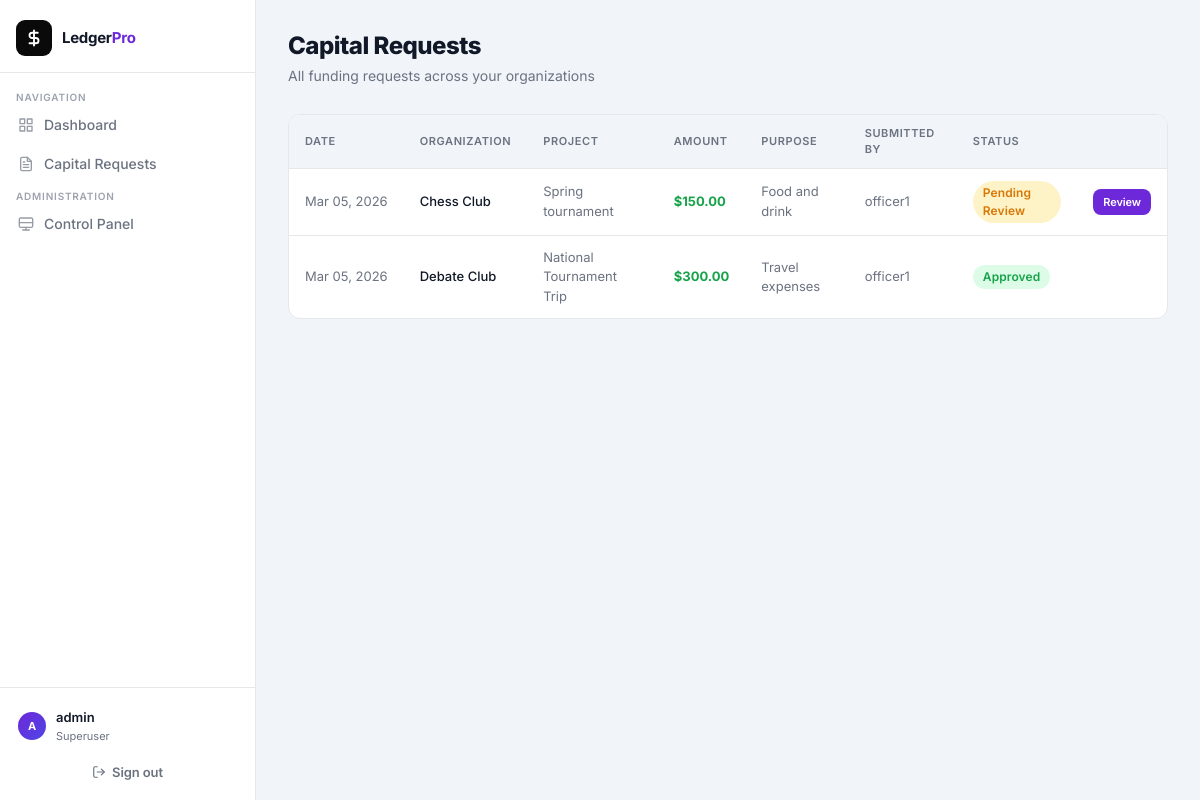
Screenshot of /requests/ (signed in) with the database file from the repository.
### orgs/models.py (models this page shows, shortened)
class CapitalRequest(models.Model):
    STATUS_CHOICES = [
        ('PENDING', 'Pending Review'),
        ('APPROVED', 'Approved'),
        ('REJECTED', 'Rejected'),
    ]
    CATEGORY_CHOICES = [
        ('EVENTS', 'Events & Programming'),
        ('TRAVEL', 'Travel'),
        ('OPERATIONS', 'Operations'),
        ('MARKETING', 'Marketing & Outreach'),
        ('PERSONNEL', 'Personnel'),
        ('FUNDRAISING', 'Fundraising'),
        ('EQUIPMENT', 'Equipment'),
        ('MISC', 'Miscellaneous'),
    ]
    organization = models.ForeignKey(Organization, on_delete=models.CASCADE, related_name='requests')
    project = models.ForeignKey(Project, on_delete=models.CASCADE, related_name='requests')
    submitted_by = models.ForeignKey(User, on_delete=models.CASCADE)
    amount = models.DecimalField(max_digits=12, decimal_places=2)
    category = models.CharField(max_length=50, choices=CATEGORY_CHOICES, default='MISC')
    purpose = models.TextField()
    status = models.CharField(max_length=20, choices=STATUS_CHOICES, default='PENDING')
    admin_note = models.TextField(blank=True, null=True)
    created_at = models.DateTimeField(auto_now_add=True)
    updated_at = models.DateTimeField(auto_now=True)

class Organization(models.Model):
    institution = models.ForeignKey(
        Institution, on_delete=models.CASCADE, related_name='organizations',
        null=True, blank=True
    )
    name = models.CharField(max_length=200)
    description = models.TextField(blank=True)
    officers = models.ManyToManyField(User, related_name='officer_of', blank=True)
    budget = models.DecimalField(
        max_digits=12, decimal_places=2, default=0.00,
        help_text="Starting budget manually inputted by Admins"
    )
    admins = models.ManyToManyField(
        User, related_name='org_admin_of', blank=True,
        help_text="Users with admin-level access to this org (set by the Institution Superuser)"
    )

class Project(models.Model):
    organization = models.ForeignKey(Organization, on_delete=models.CASCADE, related_name='projects')
    name = models.CharField(max_length=200)
    description = models.TextField(blank=True)
    bulletin = models.TextField(blank=True, help_text="Project bulletin board")
    allocated_budget = models.DecimalField(
        max_digits=12, decimal_places=2, default=0.00,
        help_text="Capital allocated from the main Org budget to this project"
    )

### orgs/views.py (the view)
# urls.py: path('requests/', views.all_requests, name='all_requests'),
@login_required
def all_requests(request):
    user = request.user
    institution = get_user_institution(user)
    if is_platform_admin(user):
        req_qs = CapitalRequest.objects.all().order_by('-created_at')
    elif institution and user == institution.superuser:
        req_qs = CapitalRequest.objects.filter(organization__institution=institution).order_by('-created_at')
    elif Organization.objects.filter(admins=user).exists():
        orgs = Organization.objects.filter(admins=user)
        req_qs = CapitalRequest.objects.filter(organization__in=orgs).order_by('-created_at')
    else:
        orgs = user.officer_of.all()
        req_qs = CapitalRequest.objects.filter(organization__in=orgs).order_by('-created_at')
    return render(request, 'orgs/all_requests.html', {'requests': req_qs})

### orgs/context_processors.py (called while the page is built)
def platform_context(request):
    if request.user.is_anonymous:
        return {
            'is_platform_admin': False,
            'user_institution': None,
            'is_any_superuser': False,
        }
    return {
        'is_platform_admin': is_platform_admin(request.user),
        'user_institution': get_user_institution(request.user),
        'is_any_superuser': is_any_superuser(request.user),
    }

### orgs/utils.py (called while the page is built)
def get_user_institution(user):
    if user.is_anonymous:
        return None
    try:
        if hasattr(user, 'superuser_of'):
            return user.superuser_of
    except Exception:
        pass
    org = Organization.objects.filter(admins=user).first() or Organization.objects.filter(officers=user).first()
    if org:
        return org.institution
    return None

def is_platform_admin(user):
    return user.is_superuser and not hasattr(user, 'superuser_of')

def is_any_superuser(user):
    if is_platform_admin(user):
        return True
    institution = get_user_institution(user)
    if institution and user == institution.superuser:
        return True
    return False

### orgs/templates/orgs/all_requests.html (shortened to what this page needs)
{% extends 'orgs/base.html' %}
{% block content %}
<div class="page-header">
    <div>
        <h1 class="page-title">Capital Requests</h1>
        <p class="page-subtitle">All funding requests across your organizations</p>
    </div>
</div>
<div class="card" style="padding: 0; overflow: hidden;">
    <table>
        <thead>
            <tr>
                <th>Date</th>
                <th>Organization</th>
                <th>Project</th>
                <th>Amount</th>
                <th>Purpose</th>
                <th>Submitted By</th>
                <th>Status</th>
                <th></th>
            </tr>
        </thead>
        <tbody>
            {% for req in requests %}
            <tr>
                <td style="color: var(--text-muted); white-space: nowrap;">{{ req.created_at|date:"M d, Y" }}</td>
                <td style="font-weight: 500;">{{ req.organization.name }}</td>
                <td style="color: var(--text-muted);">{{ req.project.name }}</td>
                <td><span class="money">${{ req.amount }}</span></td>
                <td style="color: var(--text-muted); max-width: 200px;">{{ req.purpose|truncatewords:8 }}</td>
                <td style="color: var(--text-muted);">{{ req.submitted_by.username }}</td>
                <td><span class="badge {{ req.status|lower }}">{{ req.get_status_display }}</span></td>
                <td>
                    {% if req.status == 'PENDING' %}
                    <a href="{% url 'review_request' req.id %}" class="btn btn-primary"
                        style="font-size: 11px; padding: 5px 10px;">Review</a>
                    {% endif %}
                </td>
            </tr>
            {% empty %}
            <tr>
                <td colspan="8" style="text-align: center; padding: 40px; color: var(--text-muted);">No capital requests
                    found.</td>
            </tr>
            {% endfor %}
        </tbody>
    </table>
</div>
{% endblock %}

### orgs/templates/orgs/base.html (shortened to what this page needs)
<!DOCTYPE html>
<html lang="en">
<head>
</head>
<body>
    <aside class="sidebar">
        <div class="sidebar-header">
            <a href="{% url 'dashboard' %}" class="sidebar-logo">
                <div class="sidebar-logo-icon">
                    <svg width="18" height="18" viewBox="0 0 24 24" fill="none" stroke="currentColor" stroke-width="2.5"
                        stroke-linecap="round" stroke-linejoin="round">
                        <path d="M12 2v20M17 5H9.5a3.5 3.5 0 0 0 0 7h5a3.5 3.5 0 0 1 0 7H6" />
                    </svg>
                </div>
                <span class="sidebar-logo-text">Ledger<span>Pro</span></span>
            </a>
        </div>
        <nav class="sidebar-nav">
            <span class="nav-section-label">Navigation</span>
            <a href="{% url 'dashboard' %}" class="nav-link">
                <svg viewBox="0 0 24 24" fill="none" stroke="currentColor" stroke-width="2" stroke-linecap="round"
                    stroke-linejoin="round">
                    <rect x="3" y="3" width="7" height="7" />
                    <rect x="14" y="3" width="7" height="7" />
                    <rect x="14" y="14" width="7" height="7" />
                    <rect x="3" y="14" width="7" height="7" />
                </svg>
                Dashboard
            </a>
            <a href="{% url 'all_requests' %}" class="nav-link">
                Capital Requests
            </a>
            {% if is_any_superuser %}
            <span class="nav-section-label">Administration</span>
            <a href="{% url 'superuser_dashboard' %}" class="nav-link">
                <svg viewBox="0 0 24 24" fill="none" stroke="currentColor" stroke-width="2" stroke-linecap="round"
                    stroke-linejoin="round">
                    <rect x="2" y="3" width="20" height="14" rx="2" ry="2" />
                    <line x1="2" y1="10" x2="22" y2="10" />
                    <line x1="7" y1="21" x2="17" y2="21" />
                    <line x1="12" y1="17" x2="12" y2="21" />
                </svg>
                {% if is_platform_admin %}Platform Control{% else %}Control Panel{% endif %}
            </a>
            {% endif %}
        </nav>
        <div class="sidebar-footer">
            {% if user.is_authenticated %}
            <div class="user-pill">
                <div class="user-avatar">{{ user.username|slice:":1" }}</div>
                <div class="user-info">
                    <div class="user-name">{{ user.username }}</div>
                    <div class="user-role">
                        {% if user.is_superuser %}Superuser{% elif user.is_staff %}Admin{% else %}Officer{% endif %}
                    </div>
                </div>
            </div>
            <form action="{% url 'account_logout' %}" method="post" style="margin-top: 4px;">
                <button type="submit" class="btn btn-ghost"
                    style="width: 100%; justify-content: center; font-size: 13px;">
                    <svg width="14" height="14" viewBox="0 0 24 24" fill="none" stroke="currentColor" stroke-width="2"
                        stroke-linecap="round" stroke-linejoin="round">
                        <path d="M9 21H5a2 2 0 0 1-2-2V5a2 2 0 0 1 2-2h4" />
                        <polyline points="16 17 21 12 16 7" />
                        <line x1="21" y1="12" x2="9" y2="12" />
                    </svg>
                    Sign out
                </button>
            </form>
            {% else %}
            <a href="{% url 'account_login' %}" class="btn" style="width: 100%; justify-content: center;">Sign in</a>
            {% endif %}
        </div>
    </aside>
    <div class="main-wrapper">
        <div class="container">
            {% block content %}{% endblock %}
        </div>
    </div>
</body>
</html>

### rows the page displays
CapitalRequest: created_at "Mar 05, 2026", organization.name "Chess Club", project.name "Spring tournament", amount "150.00", purpose "Food and drink", submitted_by.username "officer1", status "Pending Review"
CapitalRequest: created_at "Mar 05, 2026", organization.name "Debate Club", project.name "National Tournament Trip", amount "300.00", purpose "Travel expenses", submitted_by.username "officer1", status "Approved"

### other values shown
{{ user.username|slice:":1" }} "A"
{{ user.username }} "admin"
